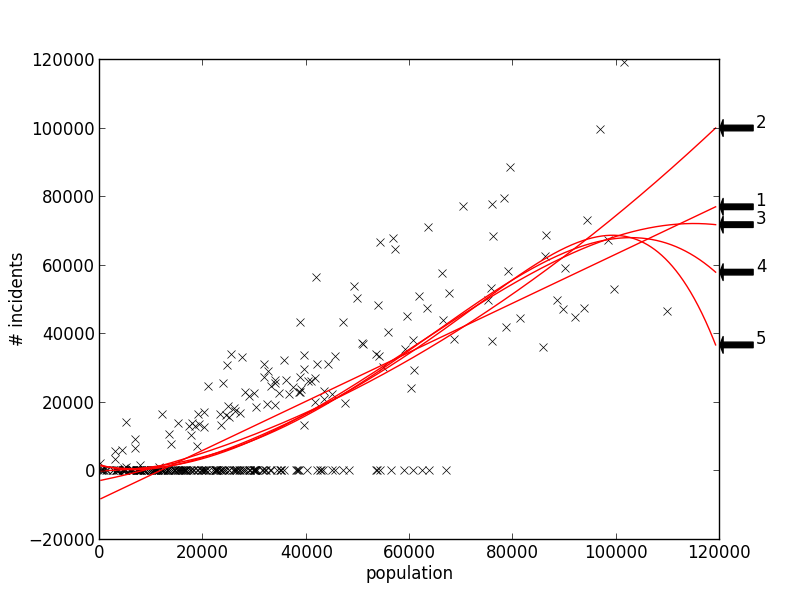

This chart was generated by the following Python code:
import numpy as np
import matplotlib.pyplot as plt
from math import sqrt
import random

finput = open('ML1Dataset/labeled_data.csv','r')
finput.readline()
zip = []
pop = []
inc = []
for line in finput:
	tokens = line.split(',')
	zip.append(float(tokens[0]))
	pop.append(float(tokens[1]))
	inc.append(float(tokens[2]))

fig = plt.figure()
graph = fig.add_subplot(111)
plt.plot(pop,inc,'kx')
graph.set_xlabel('population')
graph.set_ylabel('# incidents')

rmse = []
rmse10 = []

cv = 10 #fold cross-validation
chunksize = int(len(pop)/cv)
polymax = 5

for i in range(1,polymax+1):
	coeffs = np.polyfit(pop,inc,i)
	x2 = np.arange(min(pop)-0.1,max(inc)+0.1, .1)
	y2 = np.polyval(coeffs,x2)
	plt.plot(x2,y2,'r')
	graph.annotate(str(i), (x2[-1],y2[-1]), xytext=(30,0), textcoords = 'offset points', arrowprops=dict(facecolor='black', shrink=0.1))

	#compute global RMSE
	yp = np.polyval(coeffs,pop)
	rmse.append(sqrt(np.mean((np.array(inc)-np.array(yp))*(np.array(inc)-np.array(yp)))))
	print "RMSE for polynomial degree "+str(i)+"="+str(rmse[-1])
	print "R^2 for polynomial degree "+str(i)+"="+str(1-(rmse[-1]*rmse[-1])/np.var(inc))

	#compute 10-fold cross validation
	ri = range(0,len(pop))
	random.shuffle(ri)
	cv_rmse = []
	for j in range(0,cv):
		vpop = pop[(j*chunksize):((j+1)*chunksize)]
		tpop = pop[0:(j*chunksize)]
		tpop.extend(pop[((j+1)*chunksize):-1])
		vinc = inc[(j*chunksize):((j+1)*chunksize)]
		tinc = inc[0:(j*chunksize)]
		tinc.extend(inc[((j+1)*chunksize):-1])
		coeffs = np.polyfit(tpop,tinc,i)
		yp = np.polyval(coeffs,vpop)
		cv_rmse.append(sqrt(np.mean((np.array(vinc)-np.array(yp))*(np.array(vinc)-np.array(yp)))))
	rmse10.append(np.mean(cv_rmse))
	print "10-fold RMSE for polynomial degree "+str(i)+"="+str(rmse10[-1])

plt.show()
fig.savefig('b.png')

print "From here, it appears that polynomial degree 3 is the best model, as it has the lowest cross-validated RMSE score (see c for further details)"
